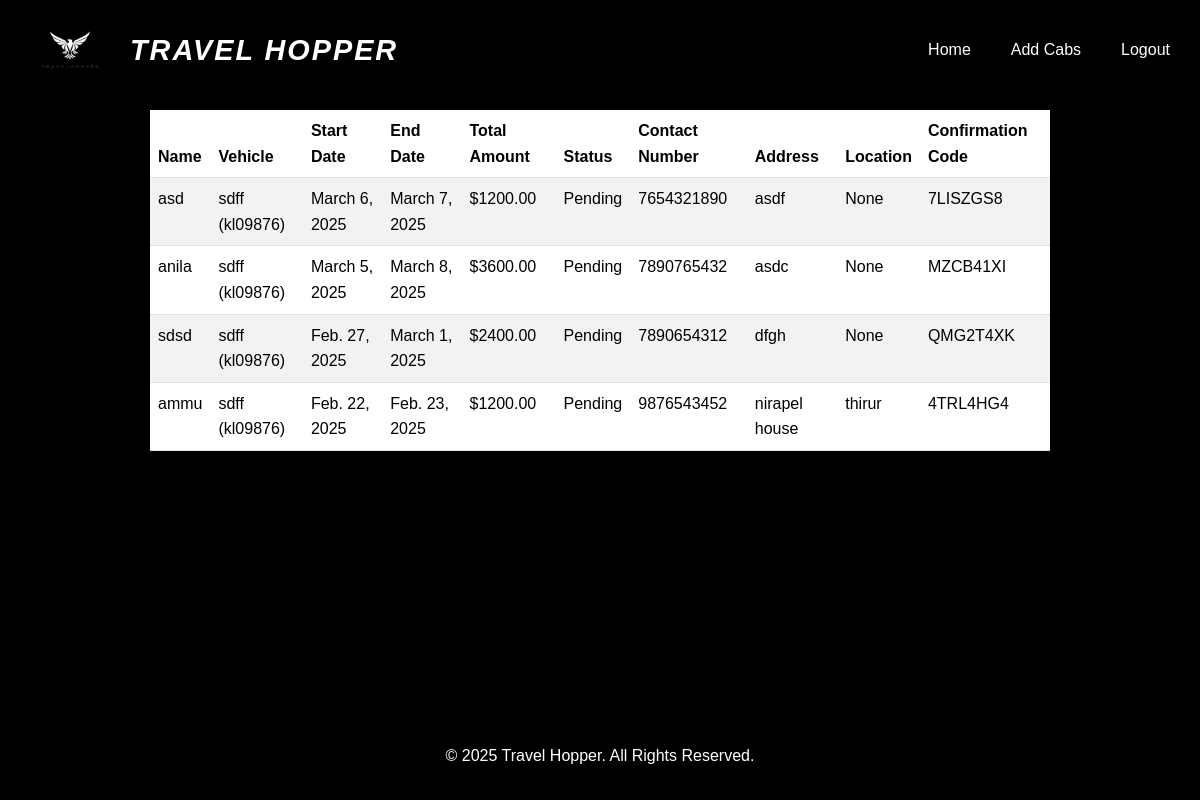
Page /view_bookings/ (signed in) on the earlier database version.
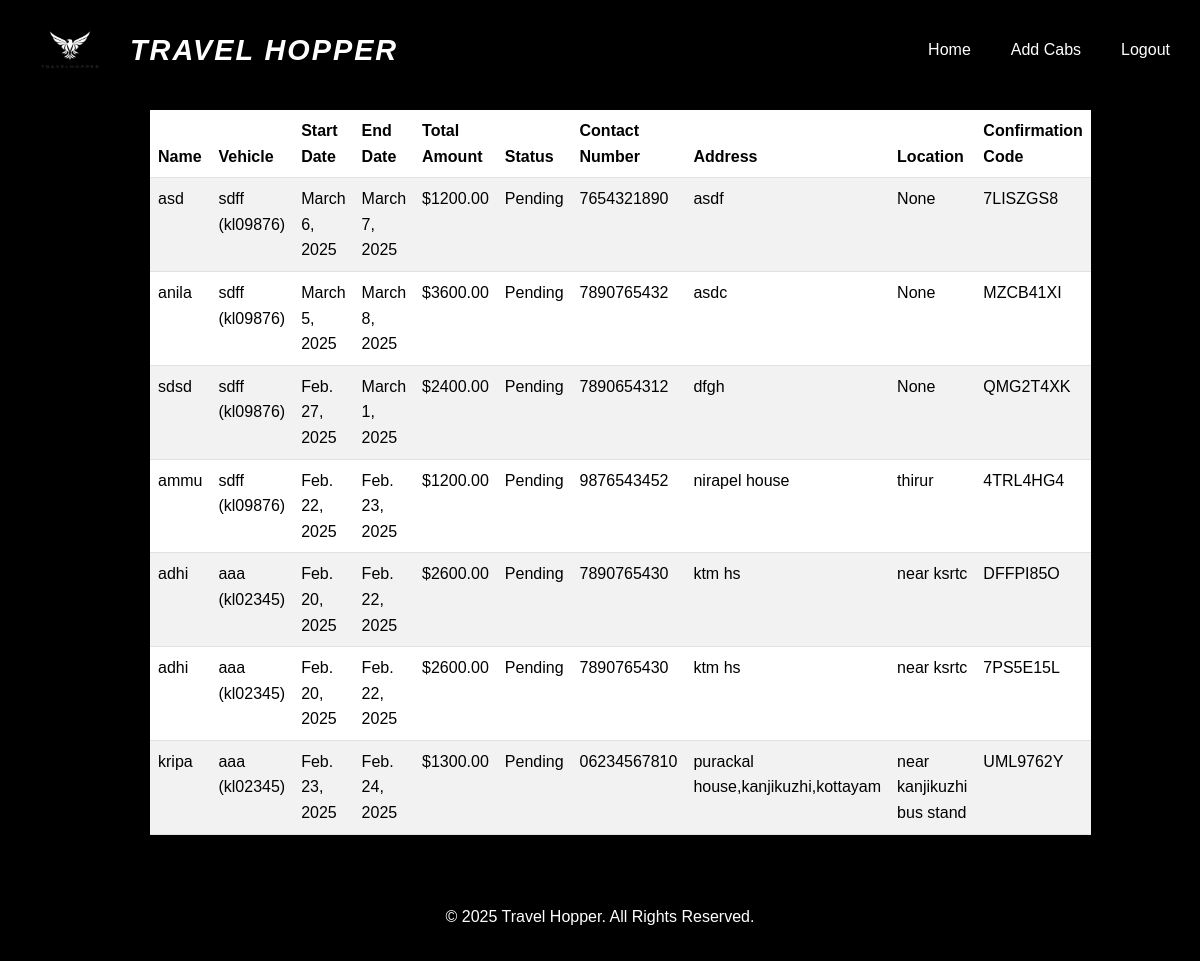
Same page on the later database version.
### app/models.py (models this page shows, shortened)
class Booking(models.Model):
    user = models.ForeignKey(User, on_delete=models.CASCADE)
    vehicle = models.ForeignKey(Cab, on_delete=models.CASCADE)
    start_date = models.DateField()
    end_date = models.DateField()
    confirmation_code = models.CharField(max_length=6, unique=True)
    total_amount = models.DecimalField(max_digits=10, decimal_places=2)
    status = models.CharField(max_length=50, default='Pending')
    name = models.CharField(max_length=255)
    address = models.TextField()
    location = models.CharField(max_length=255,null=True,blank=True)
    phone_number = models.CharField(max_length=15, blank=True, null=True)

class Cab(models.Model):
    pid=models.TextField()
    vehicle_type = models.CharField(max_length=100)
    number_plate = models.CharField(max_length=15, unique=True)
    model = models.CharField(max_length=50)
    driver_name = models.CharField(max_length=100)
    seats = models.IntegerField(null=True, blank=True)
    available = models.IntegerField()
    price=models.IntegerField()
    img = models.FileField()
    def __str__(self):
        return f'{self.model} ({self.number_plate})'

### app/views.py (the view)
# urls.py: path('view_bookings/', views.view_bookings),
@staff_member_required
def view_bookings(request):
    bookings = Booking.objects.all()
    return render(request, 'admin/view_bookings.html', {'bookings': bookings})

### templates/admin/view_bookings.html (shortened to what this page needs)
<!DOCTYPE html>
<html lang="en">
<head>
    {% load static %}
    <link href="https://cdn.jsdelivr.net/npm/bootstrap@5.3.3/dist/css/bootstrap.min.css" rel="stylesheet">
</head>
<body>
    <header>
        <div class="main-header">
            <div class="logo">
                <img src="{% static '/images/Untitled design.png' %}" alt="logo">
                <h1>TRAVEL HOPPER</h1>
            </div>
            <nav>
                <ul>
                    <li><a href="/">Home</a></li>
                    <li><a href="../add_cab">Add Cabs</a></li>
                    <li><a href="../logout">Logout</a></li>
                </ul>
            </nav>
        </div>
    </header>
    <div class="table-container">
        {% if bookings %}
        <table class="table table-striped">
            <thead>
                <tr>
                    <th>Name</th>
                    <th>Vehicle</th>
                    <th>Start Date</th>
                    <th>End Date</th>
                    <th>Total Amount</th>
                    <th>Status</th>
                    <th>Contact Number</th>
                    <th>Address</th>
                    <th>Location</th>
                    <th>Confirmation Code</th>
                </tr>
            </thead>
            <tbody>
                {% for booking in bookings %}
                <tr>
                    <td>{{ booking.name }}</td>
                    <td>{{ booking.vehicle }}</td>
                    <td>{{ booking.start_date }}</td>
                    <td>{{ booking.end_date }}</td>
                    <td>${{ booking.total_amount }}</td>
                    <td>{{ booking.status }}</td>
                    <td>{{ booking.phone_number }}</td>
                    <td>{{ booking.address }}</td>
                    <td>{{ booking.location }}</td>
                    <td>{{ booking.confirmation_code }}</td>
                </tr>
                {% endfor %}
            </tbody>
        </table>
        {% else %}
        <p class="no-bookings">You have no bookings yet.</p>
        {% endif %}
    </div>
    <footer>
        <p>&copy; 2025 Travel Hopper. All Rights Reserved.</p>
    </footer>
</body>
</html>

### templates/admin/view_bookings.html (style rules this page uses)
body { font-family: Arial, sans-serif; margin: 0; padding: 0; line-height: 1.6; background-color:black; }
header { background-color:black; color:black; padding: 10px 20px; position: fixed; width: 100%; top: 0; left: 0; z-index: 1000; }
.logo { display: flex; align-items: center; gap: 10px; }
.logo img { width: 80px; height: auto; border-radius: 5px; }
.logo h1 { font-size: 1.8rem; font-weight: bold; color:white; font-family: 'Arial', sans-serif; text-transform: uppercase; letter-spacing: 2px; margin: 0; }
header { background: white; background-color: black; padding: 10px 20px; }
header .main-header { display: flex; align-items: center; justify-content: space-between; }
header .main-header img { width: 100px; height: 80px; }
header h1 { margin-left: 10px; font-size: 1.8rem; color:white; font-style: italic; }
nav ul { display: flex; list-style: none; padding: 0; margin: 0; }
nav ul li { margin-left: 20px; }
nav ul li a { color: white; text-decoration: none; font-size: 1rem; padding: 5px 10px; }
.table-container { padding: 90px; margin: 20px auto; max-width: 90%; }
.table thead { background-color: #007bff; color: white; }
.table-striped tbody tr:nth-child(odd) { background-color:black; }
footer { background-color: black; color: white; text-align: center; padding: 15px; position: fixed; width: 100%; bottom: 0; }

Differences in the rows shown:
added Booking: name "adhi", vehicle "aaa (kl02345)", start_date "Feb. 20, 2025", end_date "Feb. 22, 2025", total_amount "2600.00", status "Pending", phone_number "7890765430", address "ktm hs", location "near ksrtc", confirmation_code "DFFPI85O"
added Booking: name "adhi", vehicle "aaa (kl02345)", start_date "Feb. 20, 2025", end_date "Feb. 22, 2025", total_amount "2600.00", status "Pending", phone_number "7890765430", address "ktm hs", location "near ksrtc", confirmation_code "7PS5E15L"
added Booking: name "kripa", vehicle "aaa (kl02345)", start_date "Feb. 23, 2025", end_date "Feb. 24, 2025", total_amount "1300.00", status "Pending", phone_number "06234567810", address "purackal house,kanjikuzhi,kottayam", location "near kanjikuzhi bus stand", confirmation_code "UML9762Y"
